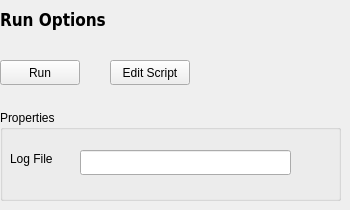
        <widget class="QWidget" name="page_10">
         <widget class="QLabel" name="label_25">
          <property name="geometry">
           <rect>
            <x>0</x>
            <y>10</y>
            <width>121</width>
            <height>21</height>
           </rect>
          </property>
          <property name="font">
           <font>
            <family>DejaVu Sans Condensed</family>
            <pointsize>13</pointsize>
            <weight>75</weight>
            <bold>true</bold>
           </font>
          </property>
          <property name="text">
           <string>Run Options</string>
          </property>
          <property name="textFormat">
           <enum>Qt::RichText</enum>
          </property>
         </widget>
         <widget class="QPushButton" name="pushButton">
          <property name="geometry">
           <rect>
            <x>0</x>
            <y>60</y>
            <width>80</width>
            <height>25</height>
           </rect>
          </property>
          <property name="text">
           <string>Run</string>
          </property>
         </widget>
         <widget class="QPushButton" name="pushButton_2">
          <property name="geometry">
           <rect>
            <x>110</x>
            <y>60</y>
            <width>80</width>
            <height>25</height>
           </rect>
          </property>
          <property name="text">
           <string>Edit Script</string>
          </property>
         </widget>
         <widget class="QGroupBox" name="groupBox_7">
          <property name="geometry">
           <rect>
            <x>0</x>
            <y>110</y>
            <width>341</width>
            <height>91</height>
           </rect>
          </property>
          <property name="title">
           <string>Properties</string>
          </property>
          <widget class="QLabel" name="label_118">
           <property name="geometry">
            <rect>
             <x>10</x>
             <y>40</y>
             <width>54</width>
             <height>17</height>
            </rect>
           </property>
           <property name="text">
            <string>Log File</string>
           </property>
          </widget>
          <widget class="QLineEdit" name="lineEdit">
           <property name="geometry">
            <rect>
             <x>80</x>
             <y>40</y>
             <width>211</width>
             <height>25</height>
            </rect>
           </property>
          </widget>
         </widget>
        </widget>
